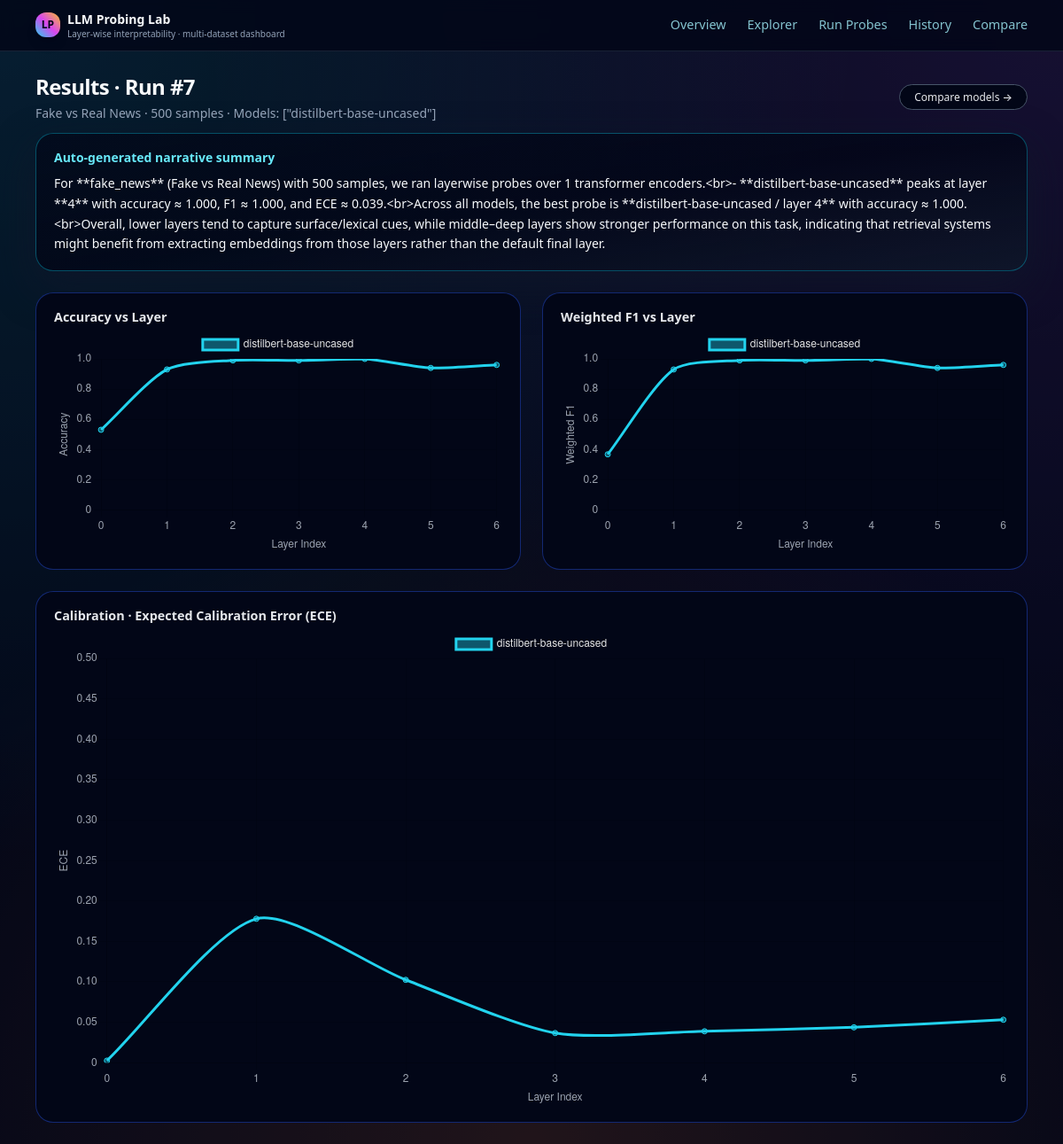
The page /results/7 on the database its author committed.
### tables this page shows
CREATE TABLE runs (
            id INTEGER PRIMARY KEY AUTOINCREMENT,
            created_at TEXT NOT NULL,
            dataset_key TEXT NOT NULL,
            dataset_name TEXT NOT NULL,
            models TEXT NOT NULL,
            sample_size INTEGER NOT NULL,
            mode TEXT NOT NULL, -- 'single' or 'compare'
            summary TEXT
        );

### app.py (the view)
@app.route("/results/<int:run_id>")
def results(run_id):
    run = get_run(run_id)
    if run is None:
        flash("Run not found", "danger")
        return redirect(url_for("overview"))
    metrics = get_run_metrics(run_id)
    return render_template(
        "results.html",
        run=run,
        metrics=metrics,
    )

### app.py (called while the page is built)
@app.context_processor
def inject_globals():
    return {
        "NAV_ITEMS": [
            ("overview", "Overview"),
            ("explorer", "Explorer"),
            ("run_probes", "Run Probes"),
            ("history", "History"),
            ("compare", "Compare"),
        ],
        "config": app.config,
    }

### storage.py (called while the page is built)
def get_conn():
    conn = sqlite3.connect(DB_PATH)
    conn.row_factory = sqlite3.Row
    return conn

def get_run(run_id):
    conn = get_conn()
    cur = conn.cursor()
    cur.execute("SELECT * FROM runs WHERE id = ?", (run_id,))
    row = cur.fetchone()
    conn.close()
    return row

def get_run_metrics(run_id):
    conn = get_conn()
    cur = conn.cursor()
    cur.execute(
        """
        SELECT model_name, layer_index, accuracy, f1, ece, extra
        FROM layer_metrics
        WHERE run_id = ?
        ORDER BY model_name, layer_index
        """,
        (run_id,),
    )
    rows = cur.fetchall()
    conn.close()
    metrics = {}
    for r in rows:
        metrics.setdefault(r["model_name"], []).append(
            {
                "layer_index": r["layer_index"],
                "accuracy": r["accuracy"],
                "f1": r["f1"],
                "ece": r["ece"],
                "extra": json.loads(r["extra"] or "{}"),
            }
        )
    return metrics

### templates/results.html
{% extends "base.html" %}
{% block content %}
<section class="mb-6">
  <div class="flex flex-wrap items-center justify-between gap-3 mb-3">
    <div>
      <h1 class="text-2xl font-semibold tracking-tight mb-1">
        Results · Run #{{ run.id }}
      </h1>
      <p class="text-slate-400 text-sm">
        {{ run.dataset_name }} · {{ run.sample_size }} samples · Models:
        {{ run.models }}
      </p>
    </div>
    <a href="{{ url_for('compare') }}" class="btn-secondary text-xs">
      Compare models →
    </a>
  </div>
  {% if run.summary %}
  <div
    class="card border border-cyan-500/40 bg-gradient-to-br from-slate-950/70 via-slate-950/80 to-slate-900/90 mb-6"
  >
    <h2 class="text-sm font-semibold text-cyan-300 mb-2">
      Auto-generated narrative summary
    </h2>
    <div class="prose prose-invert text-sm max-w-none leading-relaxed">
      {{ run.summary | safe | replace('\n', '<br>') | safe }}
    </div>
  </div>
  {% endif %}
</section>
<section class="grid md:grid-cols-2 gap-6">
  <div class="panel">
    <h3 class="panel-title">Accuracy vs Layer</h3>
    <canvas id="accChart"></canvas>
  </div>
  <div class="panel">
    <h3 class="panel-title">Weighted F1 vs Layer</h3>
    <canvas id="f1Chart"></canvas>
  </div>
  <div class="panel md:col-span-2">
    <h3 class="panel-title">Calibration · Expected Calibration Error (ECE)</h3>
    <canvas id="eceChart"></canvas>
  </div>
</section>
<script>
  window.addEventListener("load", () => {
    fetch("{{ url_for('api_run_metrics', run_id=run.id) }}")
      .then((r) => r.json())
      .then((metrics) => renderRunCharts(metrics));
  });
</script>
{% endblock %}

### static/styles.css (style rules this page uses)
body { font-family: system-ui, -apple-system, BlinkMacSystemFont, "Segoe UI", sans-serif; }
.card { border-radius: 1.25rem; background: radial-gradient(circle at 0 0, #0f172a, #020617); border: 1px solid rgba(15, 23, 42, 0.9); padding: 1.1rem 1.25rem; box-shadow: 0 18px 45px rgba(15, 23, 42, 0.8); }
.panel { border-radius: 1.25rem; background: radial-gradient(circle at 0 0, #020617, #020617); border: 1px solid rgba(30, 64, 175, 0.6); padding: 1rem 1.25rem; }
.panel-title { font-size: 0.9rem; font-weight: 600; color: #e5e7eb; margin-bottom: 0.3rem; }
.btn-secondary { display: inline-flex; align-items: center; justify-content: center; border-radius: 9999px; padding: 0.35rem 1rem; font-size: 0.75rem; font-weight: 500; color: #e5e7eb; background-color: #020617; border: 1px solid #475569; cursor: pointer; transition: background-color 0.15s ease, border-color 0.15s ease; }

### rows shown on the page
runs: id "7", dataset_name "Fake vs Real News", sample_size "500", models "[\"distilbert-base-uncased\"]", summary "For **fake_news** (Fake vs Real News) with 500 samples, we ran layerwise probes over 1 transformer encoders.<br>- **distilbert-base-uncased** peaks at layer **4** with accuracy ≈ 1.000, F1 ≈ 1.000, and ECE ≈ 0.039.<br>Across all models, the best probe is **distilbert-base-uncased / layer 4** with accuracy ≈ 1.000.<br>Overall, lower layers tend to capture surface/lexical cues, while middle–deep layers show stronger performance on this task, indicating that retrieval systems might benefit from extracting embeddings from those layers rather than the default final layer."

### other values the page prints
{{ label }} "Overview" "Explorer" "Run Probes" "History" "Compare"
